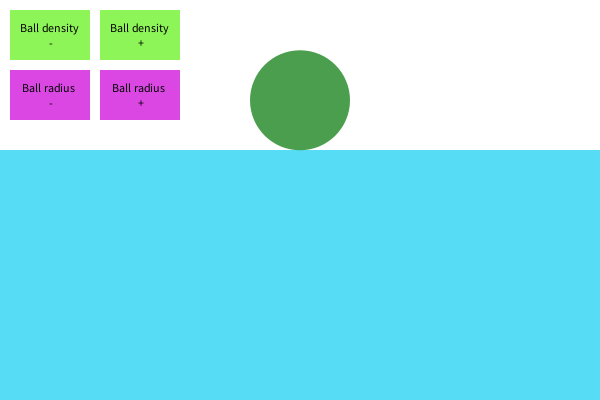
Frame 1 (no input)
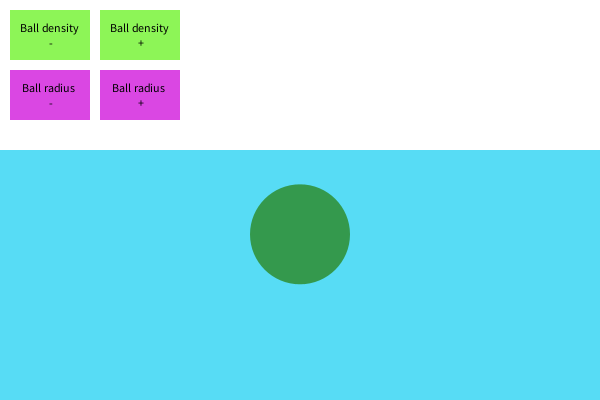
Frame 60 (the mouse pressed at the canvas centre just before this capture)
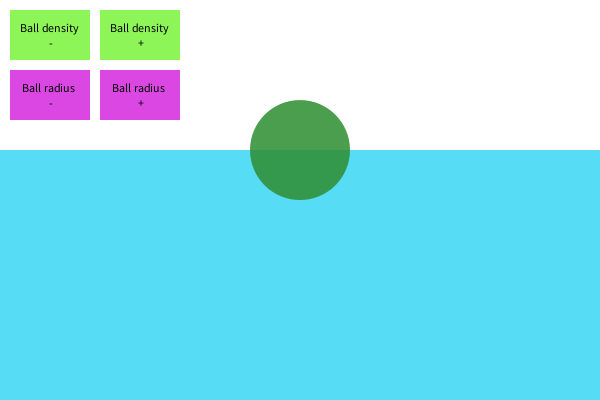
Frame 120 (the mouse held since frame 60 and released just before this capture)

The Processing sketch that drew these frames (run headless with seeded random() and noise(); from frame 60 on, the mouse is pressed at the canvas centre):

// Processing sketch: processing_174114
// ── processing_174114.pde

float fluidLevel; //depth of fluid
float radius, xCenter, yCenter, xVel, yVel, xAccel, yAccel;
float GRAVITY = 0.0000001;
float ballDensity, fluidDensity;
float fluidVel;

void setup(){
  size(600, 400);
  fluidLevel = height/2 + 50;
  radius = 50;
  xCenter = width/2;
  yCenter = 2 * radius;
  xVel = 0;
  yVel = 0;
  xAccel = 0;
  yAccel = 0;
  ballDensity = 5;
  fluidDensity = 7;
  
}

void draw(){
  background(255);
 
  fluidUpdate();
  displayFluid();
  //rect(0, height - fluidLevel, width, height - fluidLevel);
  ballUpdate();
  ballDisplay();
  //println(volUnder(yCenter, height - fluidLevel, radius));
  buttonDisplay(10, 10, 80, 50, color(#63AF3A), color(#8DF557), "Ball density \n -");
  buttonDisplay(100, 10, 80, 50, color(#63AF3A), color(#8DF557), "Ball density \n +");
  buttonDisplay(10, 70, 80, 50, color(#952D9B), color(#DA47E3), "Ball radius \n -");
  buttonDisplay(100, 70, 80, 50, color(#952D9B), color(#DA47E3), "Ball radius \n +");
  
  
}

void mouseClicked(){
  if(mouseOnButton(10, 10, 80, 50)){
    ballDensity -= 0.1;
    ballDensity = max(1, ballDensity);
  }else if(mouseOnButton(100, 10, 80, 50)){
    ballDensity += 0.1;
  }else if(mouseOnButton(10, 70, 80, 50)){
      radius -= 1;
      radius = max(1, radius);
  }else if(mouseOnButton(100, 70, 80, 50)){
    radius += 1;
  }
  
}

void fluidUpdate(){
//  fluidVel += (-fluidLevel + height/2)/500;
//  fluidLevel += fluidVel; 
}

void displayFluid(){
  fill(#57DCF5);
  noStroke();
  rect(0, height - fluidLevel, width, height);
}


void ballUpdate(){

    //yAccel = (4 * PI / 3.0 * pow(radius, 3)- volUnder(yCenter, height - fluidLevel, radius) * fluidDensity) * GRAVITY; 
   yAccel = (4 * PI / 3.0 * ballDensity * pow(radius, 3)- volUnder(yCenter, height - fluidLevel, radius) * fluidDensity) * GRAVITY;
   if( height - fluidLevel > yCenter + 0.9 * radius && height - fluidLevel < yCenter + 0.95 * radius){
     yVel = 0.4 * yVel;
     xVel = 0.4 * xVel;
   }
   if(yCenter > height - fluidLevel && yCenter < height + fluidLevel){
     yVel = 0.98 * yVel;
     xVel = 0.98 * xVel;
   }
 
  
   xVel += xAccel;
   yVel += yAccel; 
   xCenter += xVel;
   yCenter += yVel;
  
}

void ballDisplay(){
  fill(#2E8E32, 220);
  ellipse(xCenter, yCenter, 2 * radius, 2 * radius);
}
//The function caluclates the volume of the ball under the fluid
//The y coordiante of the ball center is y and the surface of fluid is at surface
float volUnder(float y, float surface, float r){
  float V;
  if(y <= surface - r){
    V = 0;
  }else if(y <= surface){
    V = PI/3.0 * sq(r - (surface - y)) * (2 * r + surface - y);
  }else if(y <= surface + r){
    V = PI/3 * (2 * pow(r, 3) + 3 * r * sq(y - surface) - pow(y - surface, 3));
  }else{
    V = PI * 4.0/3 * pow(r, 3);
  }
  return V;
}

boolean mouseOnButton(float left_, float top_, float width_, float height_){
  return mouseX > left_ && mouseX < left_ + width_ && mouseY > top_ && mouseY < top_ + height_;
}

void buttonDisplay(float left_, float top_, float width_, float height_, color color1_, color color2_, String caption_){
  rectMode(CORNER);
  if(mouseOnButton(left_, top_, width_, height_)){
    fill(color1_);
  }else{
    fill(color2_);
  }
  rect(left_, top_, width_, height_);
  textAlign(CENTER, CENTER);
  fill(0);
  text(caption_, left_ + width_ / 2, top_ + height_ / 2);
}
